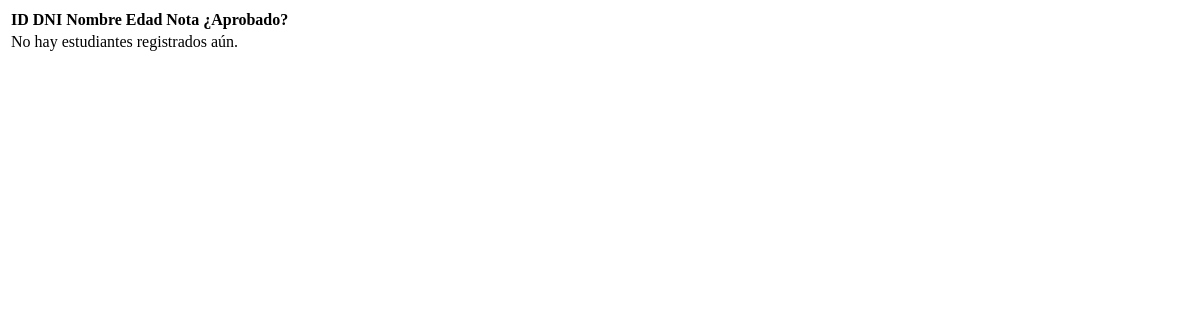
The app's page /students/table, older data.
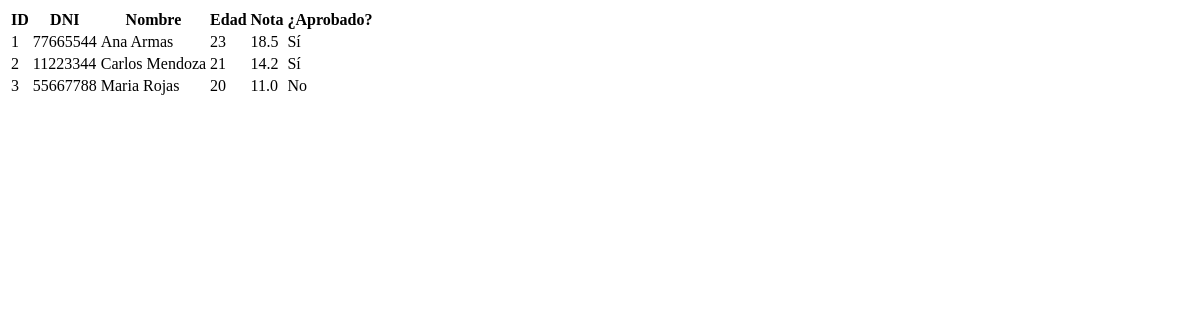
The same page, newer data.
### tables this page shows
CREATE TABLE students (
    id INTEGER PRIMARY KEY AUTOINCREMENT,
    dni TEXT NOT NULL UNIQUE,
    name TEXT NOT NULL,
    age INTEGER NOT NULL,
    grade REAL NOT NULL,
    is_approved BOOLEAN NOT NULL,
    created_at TIMESTAMP NOT NULL DEFAULT CURRENT_TIMESTAMP,
    updated_at TIMESTAMP NOT NULL DEFAULT CURRENT_TIMESTAMP
);

### routes/students.py (the view)
@students_bp.route("/students/table", methods=["GET"])
def get_students_html_table():
    conn = get_db_connection()
    cur = conn.cursor()
    cur.execute("SELECT * FROM students")
    rows = cur.fetchall()
    return render_template("partials/students_table.html", student_list=rows)

### database/connection.py (called while the page is built)
def get_db_connection():
    if "db" not in g:
        g.db = sqlite3.connect(DATABASE_NAME)
        g.db.row_factory = sqlite3.Row
    return g.db

def close_db_connection(exception=None):
    db = g.pop("db", None)
    if db is not None:
        db.close()

### templates/partials/students_table.html
<table class="table table-striped table-bordered mb-0">
    <thead class="table-dark">
        <tr>
            <th>ID</th>
            <th>DNI</th>
            <th>Nombre</th>
            <th>Edad</th>
            <th>Nota</th>
            <th>¿Aprobado?</th>
        </tr>
    </thead>
    <tbody>
        {% for student in student_list %}
        <tr>
            <td>{{ student["id"] }}</td>
            <td>{{ student["dni"] }}</td>
            <td>{{ student["name"] }}</td>
            <td>{{ student["age"] }}</td>
            <td>{{ student["grade"] }}</td>
            <td>
                {% if student["is_approved"] %}
                    <span class="badge bg-success">Sí</span>
                {% else %}
                    <span class="badge bg-danger">No</span>
                {% endif %}
            </td>
        </tr>
        {% else %}
        <tr>
            <td colspan="6" class="text-center text-muted py-3">No hay estudiantes registrados aún.</td>
        </tr>
        {% endfor %}
    </tbody>
</table>

Row changes from the older to the newer data that the page shows:
added students: id "1", dni "77665544", name "Ana Armas", age "23", grade "18.5", is_approved "Sí"
added students: id "2", dni "11223344", name "Carlos Mendoza", age "21", grade "14.2", is_approved "Sí"
added students: id "3", dni "55667788", name "Maria Rojas", age "20", grade "11.0", is_approved "No"
Text that changed along with them:
text no longer shown: "No hay estudiantes registrados aún."
